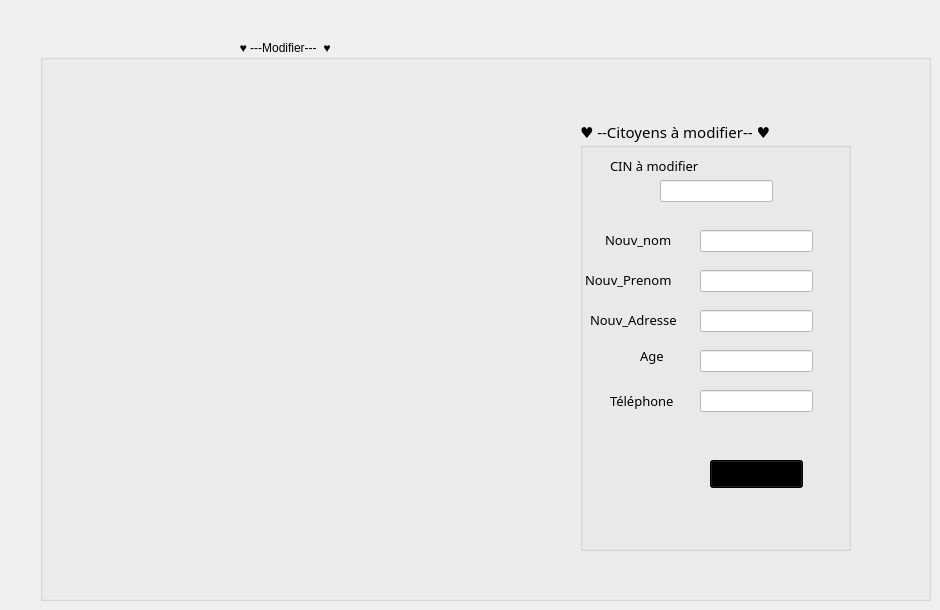
    <widget class="QWidget" name="tab_3">
     <attribute name="icon">
      <iconset>
       <normaloff>../../document.png</normaloff>../../document.png</iconset>
     </attribute>
     <attribute name="title">
      <string>Edition</string>
     </attribute>
     <widget class="QGroupBox" name="groupBox_3">
      <property name="geometry">
       <rect>
        <x>40</x>
        <y>40</y>
        <width>891</width>
        <height>561</height>
       </rect>
      </property>
      <property name="title">
       <string>                                                            ♥ ---Modifier---  ♥                                              </string>
      </property>
      <widget class="QGroupBox" name="groupBox_2">
       <property name="geometry">
        <rect>
         <x>540</x>
         <y>80</y>
         <width>271</width>
         <height>431</height>
        </rect>
       </property>
       <property name="font">
        <font>
         <family>Tw Cen MT</family>
         <pointsize>11</pointsize>
         <weight>50</weight>
         <bold>false</bold>
         <underline>false</underline>
        </font>
       </property>
       <property name="title">
        <string>♥ --Citoyens à modifier-- ♥</string>
       </property>
       <widget class="QLabel" name="label_8">
        <property name="geometry">
         <rect>
          <x>25</x>
          <y>110</y>
          <width>81</width>
          <height>20</height>
         </rect>
        </property>
        <property name="font">
         <font>
          <pointsize>10</pointsize>
         </font>
        </property>
        <property name="text">
         <string>Nouv_nom</string>
        </property>
       </widget>
       <widget class="QLabel" name="label_9">
        <property name="geometry">
         <rect>
          <x>30</x>
          <y>30</y>
          <width>121</width>
          <height>31</height>
         </rect>
        </property>
        <property name="font">
         <font>
          <pointsize>10</pointsize>
         </font>
        </property>
        <property name="text">
         <string>CIN à modifier</string>
        </property>
       </widget>
       <widget class="QLabel" name="label_10">
        <property name="geometry">
         <rect>
          <x>60</x>
          <y>220</y>
          <width>141</width>
          <height>31</height>
         </rect>
        </property>
        <property name="font">
         <font>
          <pointsize>10</pointsize>
         </font>
        </property>
        <property name="text">
         <string>Age</string>
        </property>
       </widget>
       <widget class="QLabel" name="label_12">
        <property name="geometry">
         <rect>
          <x>10</x>
          <y>190</y>
          <width>111</width>
          <height>20</height>
         </rect>
        </property>
        <property name="font">
         <font>
          <pointsize>10</pointsize>
         </font>
        </property>
        <property name="text">
         <string>Nouv_Adresse</string>
        </property>
       </widget>
       <widget class="QLabel" name="label_13">
        <property name="geometry">
         <rect>
          <x>5</x>
          <y>150</y>
          <width>111</width>
          <height>20</height>
         </rect>
        </property>
        <property name="font">
         <font>
          <pointsize>10</pointsize>
         </font>
        </property>
        <property name="text">
         <string>Nouv_Prenom</string>
        </property>
       </widget>
       <widget class="QLineEdit" name="le_nom_2">
        <property name="geometry">
         <rect>
          <x>120</x>
          <y>110</y>
          <width>113</width>
          <height>22</height>
         </rect>
        </property>
        <property name="styleSheet">
         <string notr="true">background-color: rgb(255, 255, 255);</string>
        </property>
       </widget>
       <widget class="QLineEdit" name="le_prenom_2">
        <property name="geometry">
         <rect>
          <x>120</x>
          <y>150</y>
          <width>113</width>
          <height>22</height>
         </rect>
        </property>
        <property name="styleSheet">
         <string notr="true">background-color: rgb(255, 255, 255);</string>
        </property>
       </widget>
       <widget class="QLineEdit" name="le_adress_2">
        <property name="geometry">
         <rect>
          <x>120</x>
          <y>190</y>
          <width>113</width>
          <height>22</height>
         </rect>
        </property>
        <property name="styleSheet">
         <string notr="true">background-color: rgb(255, 255, 255);</string>
        </property>
       </widget>
       <widget class="QLineEdit" name="le_cin_2">
        <property name="geometry">
         <rect>
          <x>80</x>
          <y>60</y>
          <width>113</width>
          <height>22</height>
         </rect>
        </property>
        <property name="styleSheet">
         <string notr="true">background-color: rgb(255, 255, 255);</string>
        </property>
       </widget>
       <widget class="QPushButton" name="pb_modifier">
        <property name="geometry">
         <rect>
          <x>130</x>
          <y>340</y>
          <width>93</width>
          <height>28</height>
         </rect>
        </property>
        <property name="styleSheet">
         <string notr="true">background-color: rgb(255, 170, 255);
background-color: rgb(0, 0, 0);</string>
        </property>
        <property name="text">
         <string>Modifier</string>
        </property>
       </widget>
       <widget class="QLabel" name="label_14">
        <property name="geometry">
         <rect>
          <x>30</x>
          <y>270</y>
          <width>81</width>
          <height>21</height>
         </rect>
        </property>
        <property name="font">
         <font>
          <pointsize>10</pointsize>
         </font>
        </property>
        <property name="text">
         <string>Téléphone</string>
        </property>
       </widget>
       <widget class="QLineEdit" name="le_tel_2">
        <property name="geometry">
         <rect>
          <x>120</x>
          <y>270</y>
          <width>113</width>
          <height>22</height>
         </rect>
        </property>
        <property name="styleSheet">
         <string notr="true">background-color: rgb(255, 255, 255);</string>
        </property>
       </widget>
       <widget class="QLineEdit" name="le_age_2">
        <property name="geometry">
         <rect>
          <x>120</x>
          <y>230</y>
          <width>113</width>
          <height>22</height>
         </rect>
        </property>
        <property name="styleSheet">
         <string notr="true">background-color: rgb(255, 255, 255);</string>
        </property>
       </widget>
      </widget>
     </widget>
    </widget>
